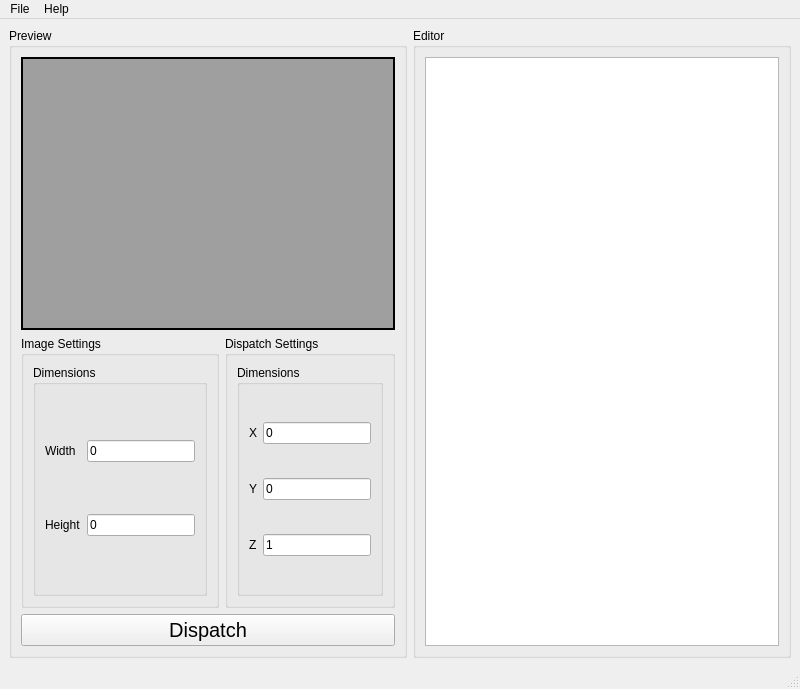
<?xml version="1.0" encoding="UTF-8"?>
<ui version="4.0">
 <class>MainWindow</class>
 <widget class="QMainWindow" name="MainWindow">
  <property name="geometry">
   <rect>
    <x>0</x>
    <y>0</y>
    <width>800</width>
    <height>689</height>
   </rect>
  </property>
  <property name="windowTitle">
   <string>ComputeViewer 1.0</string>
  </property>
  <property name="windowIcon">
   <iconset>
    <normaloff>../../../.designer/backup/Application.ico</normaloff>../../../.designer/backup/Application.ico</iconset>
  </property>
  <widget class="QWidget" name="CentralWidget">
   <layout class="QGridLayout" name="gridLayout">
    <item row="0" column="0">
     <layout class="QGridLayout" name="RightRegionLayout">
      <property name="sizeConstraint">
       <enum>QLayout::SetDefaultConstraint</enum>
      </property>
      <item row="0" column="1">
       <widget class="QGroupBox" name="LeftRegionGroup">
        <property name="title">
         <string>Preview</string>
        </property>
        <layout class="QGridLayout" name="LeftRegionGroupLayout">
         <item row="2" column="0">
          <layout class="QGridLayout" name="ImageSettingsLayout">
           <item row="0" column="1">
            <widget class="QGroupBox" name="ImageSettingsGroupBox">
             <property name="title">
              <string>Image Settings</string>
             </property>
             <layout class="QGridLayout" name="ImageSettingsGroupBoxLayout">
              <item row="0" column="0">
               <layout class="QGridLayout" name="ImageDimensionsLayout">
                <item row="0" column="0">
                 <widget class="QGroupBox" name="ImageDimensionsGroupBox">
                  <property name="title">
                   <string>Dimensions</string>
                  </property>
                  <layout class="QGridLayout" name="ImageDimensionsGroupBoxLayout">
                   <item row="1" column="0">
                    <widget class="QLabel" name="ImageHeightLabel">
                     <property name="text">
                      <string>Height</string>
                     </property>
                    </widget>
                   </item>
                   <item row="0" column="0">
                    <widget class="QLabel" name="ImageWidthLabel">
                     <property name="text">
                      <string>Width</string>
                     </property>
                    </widget>
                   </item>
                   <item row="1" column="1">
                    <widget class="QLineEdit" name="ImageHeightLineEdit">
                     <property name="text">
                      <string>0</string>
                     </property>
                    </widget>
                   </item>
                   <item row="0" column="1">
                    <widget class="QLineEdit" name="ImageWidthLineEdit">
                     <property name="text">
                      <string>0</string>
                     </property>
                    </widget>
                   </item>
                  </layout>
                 </widget>
                </item>
               </layout>
              </item>
             </layout>
            </widget>
           </item>
          </layout>
         </item>
         <item row="2" column="1">
          <layout class="QGridLayout" name="DispatchSettingsLayout">
           <item row="0" column="0">
            <widget class="QGroupBox" name="DispatchSettingsBox">
             <property name="title">
              <string>Dispatch Settings</string>
             </property>
             <layout class="QGridLayout" name="DispatchSettingsBoxLayout">
              <item row="0" column="0">
               <layout class="QGridLayout" name="DispatchDimensionsLayout">
                <item row="0" column="0">
                 <widget class="QGroupBox" name="DispatchDimensionsGroupBox">
                  <property name="title">
                   <string>Dimensions</string>
                  </property>
                  <layout class="QGridLayout" name="DispatchDimensionsGroupBoxlayout">
                   <item row="0" column="1">
                    <widget class="QLineEdit" name="DispatchXLineEdit">
                     <property name="text">
                      <string>0</string>
                     </property>
                    </widget>
                   </item>
                   <item row="2" column="0">
                    <widget class="QLabel" name="DispatchZLabel">
                     <property name="text">
                      <string>Z</string>
                     </property>
                    </widget>
                   </item>
                   <item row="0" column="0">
                    <widget class="QLabel" name="DispatchXLabel">
                     <property name="text">
                      <string>X</string>
                     </property>
                    </widget>
                   </item>
                   <item row="1" column="0">
                    <widget class="QLabel" name="DispatchYLabel">
                     <property name="text">
                      <string>Y</string>
                     </property>
                    </widget>
                   </item>
                   <item row="2" column="1">
                    <widget class="QLineEdit" name="DispatchZLineEdit">
                     <property name="text">
                      <string>1</string>
                     </property>
                    </widget>
                   </item>
                   <item row="1" column="1">
                    <widget class="QLineEdit" name="DispatchYLineEdit">
                     <property name="text">
                      <string>0</string>
                     </property>
                    </widget>
                   </item>
                  </layout>
                 </widget>
                </item>
               </layout>
              </item>
             </layout>
            </widget>
           </item>
          </layout>
         </item>
         <item row="1" column="0" colspan="2">
          <layout class="QGridLayout" name="PreviewImageLayout">
           <item row="0" column="0">
            <widget class="QLabel" name="PreviewImageLabel">
             <property name="styleSheet">
              <string notr="true">background-color: palette(dark)</string>
             </property>
             <property name="frameShape">
              <enum>QFrame::Box</enum>
             </property>
             <property name="frameShadow">
              <enum>QFrame::Plain</enum>
             </property>
             <property name="lineWidth">
              <number>2</number>
             </property>
             <property name="text">
              <string/>
             </property>
            </widget>
           </item>
          </layout>
         </item>
         <item row="3" column="0" colspan="2">
          <layout class="QGridLayout" name="DispatchButtonLayout">
           <item row="0" column="0">
            <widget class="QPushButton" name="DispatchButton">
             <property name="font">
              <font>
               <pointsize>15</pointsize>
              </font>
             </property>
             <property name="text">
              <string>Dispatch</string>
             </property>
            </widget>
           </item>
          </layout>
         </item>
        </layout>
       </widget>
      </item>
      <item row="0" column="2">
       <widget class="QGroupBox" name="RightRegionGroup">
        <property name="title">
         <string>Editor</string>
        </property>
        <layout class="QGridLayout" name="RightRegionGroupLayout">
         <item row="0" column="0">
          <layout class="QGridLayout" name="EditorLayout">
           <item row="3" column="0">
            <widget class="QPlainTextEdit" name="plainTextEdit"/>
           </item>
          </layout>
         </item>
        </layout>
       </widget>
      </item>
     </layout>
    </item>
   </layout>
  </widget>
  <widget class="QMenuBar" name="menubar">
   <property name="geometry">
    <rect>
     <x>0</x>
     <y>0</y>
     <width>800</width>
     <height>21</height>
    </rect>
   </property>
   <widget class="QMenu" name="menuFile">
    <property name="title">
     <string>File</string>
    </property>
    <addaction name="actionNew"/>
    <addaction name="actionLoad"/>
    <addaction name="actionSave"/>
    <addaction name="actionSave_As"/>
    <addaction name="actionExit"/>
   </widget>
   <widget class="QMenu" name="menuHelp">
    <property name="title">
     <string>Help</string>
    </property>
    <addaction name="actionAbout"/>
   </widget>
   <addaction name="menuFile"/>
   <addaction name="menuHelp"/>
  </widget>
  <widget class="QStatusBar" name="statusbar"/>
  <action name="actionNew">
   <property name="text">
    <string>New Shader</string>
   </property>
  </action>
  <action name="actionLoad">
   <property name="text">
    <string>Load Shader</string>
   </property>
  </action>
  <action name="actionSave">
   <property name="text">
    <string>Save Shader</string>
   </property>
  </action>
  <action name="actionSave_As">
   <property name="text">
    <string>Save Shader As</string>
   </property>
  </action>
  <action name="actionExit">
   <property name="text">
    <string>Exit</string>
   </property>
  </action>
  <action name="actionAbout">
   <property name="text">
    <string>About ComputeViewer</string>
   </property>
  </action>
 </widget>
 <resources/>
 <connections/>
</ui>
